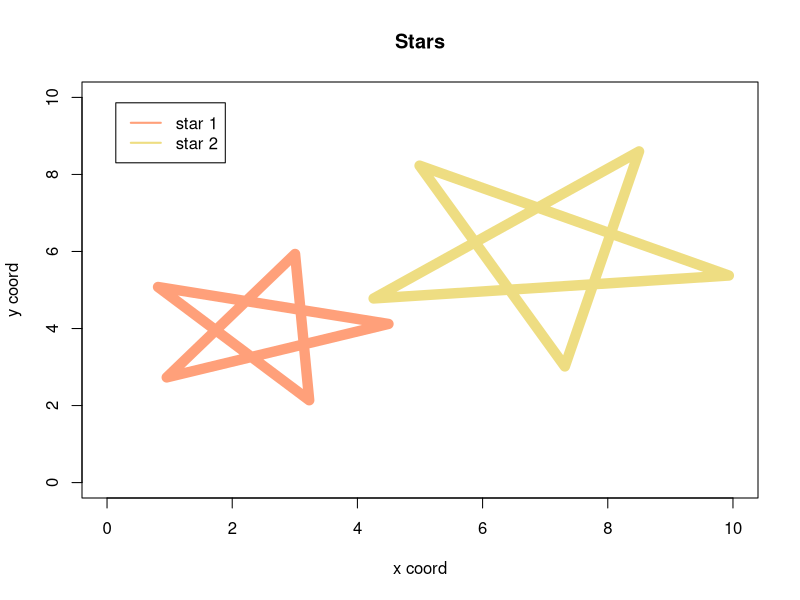

This chart was generated by the following R code:
# Problem 3 Assignment1
# 
# The Fibonacci sequence is the following sequence, where the first two 
# terms are both 1 and each term thereafter is the sum of the previous two 
# terms: 1, 1, 2, 3, 5, 8, 13, etc. Write a little R program to find and print 
# the first 30 terms of this sequence. Print them as a simple table that indicates 
# which of these are even, and which are divisible by 3. (Hint: Notice how a number 
# is tested for being even in the code for the Collatz conjecture example.)
size <- 30
fibValue <-numeric(size)
fibValue[1] <- 1
fibValue[2] <- 1
for(i in 3:size){
  fibValue[i] <- fibValue[i-1] + fibValue[i-2]
  if(fibValue[i] %% 2 == 0){
    cat(fibValue[i], " is even.\n")
  }else if(fibValue[i] %% 3 == 0){
    cat(fibValue[i], " is divisible by 3.\n")
  }else {
    cat(fibValue[i], "\n")
  }
}




# PROBLEM 1 Assignment 2

root <- function(a, digits=4){
  x <- 1
  if(a < 0){
    cat("Your number is negative, this code has made it positive!\n")
    a <- abs(a)
  }
  if(a == 0){
    cat("Please enter a number greater than 0.")
  }else{
    #cat(x, "\n")
    while(x!=(sqrt(a))){
      x=(x+a/x)/2
      #cat(x,"\n")
    }
    cat("Rounding your numbers\n")
    v <- round(x, digits=digits)
    cat(v,"\n")
  }
} 



# PROBLEM 4 Assignment 2
v <- c("Josh", "Cindy", "Steve", "Jack", "Bruce")
w <- c(23, 26, 42, 33, 51)
x <- c("M", "F", "M", "M", "M")
y <- c(20, 24, 31, 29, 35)
z <- c(120, 160, 200, 210, 225)
L <- list(patients=v, patientAge=w, gender=x, bmi=y, tch=z)



#PROBLEM 4 Assignment 4

pdf("stars.pdf")
x1 <- c(0.954, 4.496, 0.815, 3.23, 3.004, 0.954)
y1 <- c(2.731, 4.119, 5.078, 2.138, 5.935, 2.731)
# star 2
x2 <- c(4.259, 9.934, 4.993, 7.314, 8.5, 4.259)
y2 <- c(4.78, 5.376, 8.229, 3.016, 8.598, 4.78)

plot( x1, y1,xlab = "x coord", ylab="y coord",main="Stars", pch=1, xlim=c(0,10), ylim=c(0, 10), col="lightsalmon")
lines(x1, y1, col="lightsalmon", lwd=10)
par(new=TRUE, col="black")
#plot(x2, y2, pch=1, xlim=c(0,10), ylim=c(0,10), col="lightgoldenrod", ylab="test")
lines(x2, y2, col="lightgoldenrod", lwd=10)
labels <- c("star 1", "star 2")
legend("topleft", inset=.05, labels, lwd=2, col=c("lightsalmon", "lightgoldenrod"), lty=c(1,1))
dev.off()
